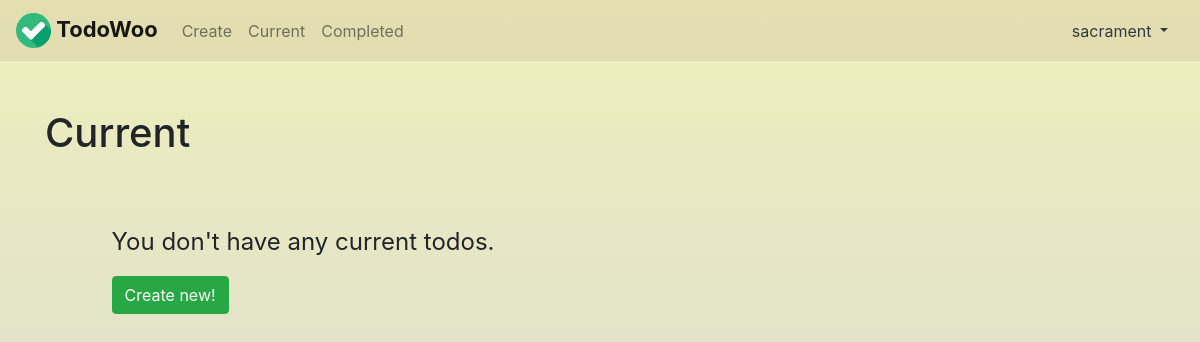
The app's page /current/ (signed in), older data.
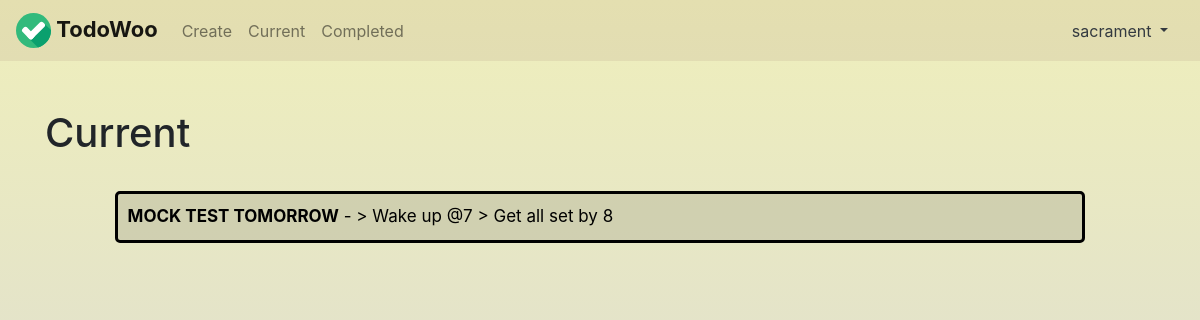
The same page, newer data.
### todo/models.py (models this page shows, shortened)
class Todo(models.Model):
    title = models.CharField(max_length=100)
    memo = models.TextField(blank=True)
    created = models.DateTimeField(auto_now_add=True)
    datecompleted = models.DateTimeField(null=True, blank=True)
    important = models.BooleanField(default=False)
    user = models.ForeignKey(User, on_delete=models.CASCADE)

### todo/views.py (the view)
# urls.py: path('current/', views.currenttodos, name='currenttodos'),
@login_required
def currenttodos(request):
    todos = Todo.objects.filter(user=request.user, datecompleted__isnull=True)
    return render(request, 'todo/currenttodos.html', {'todos':todos, 'length':todos.__len__(), 'title':'TodoWoo'})

### todo/templates/todo/currenttodos.html (shortened to what this page needs)
{% extends 'todo/base.html' %}
{% block content %}
<div class="container">
  <h1 class="todoheadings">Current</h1>
  <div class="todocontainer">
    {% if length == 0 %}
      <br><br>
      <p class="home_paragraph">You don't have any current todos.</p>
      <a href="{% url 'createtodo' %}"><button class="btn btn-md btn-success" type="button" name="button">Create new!</button></a>
    {% else %}
      {% for todo in todos %}
        {% if todo.important %}
          <a href="{% url 'viewtodo' todo.id %}">
            <div class='importanttodo'>
              <b>{{ todo.title }}</b> {% if todo.memo != '' %}- {{ todo.memo|truncatechars:50 }} {% endif %}
            </div>
          </a>
        {% else %}
          <a href="{% url 'viewtodo' todo.id %}">
            <div class="normaltodo">
              <b>{{ todo.title }}</b> {% if todo.memo != '' %}- {{ todo.memo|truncatechars:50 }} {% endif %}
            </div>
          </a>
        {% endif %}
      {% endfor %}
    {% endif %}
  </div>
</div>
{% endblock %}

### todo/templates/todo/base.html (shortened to what this page needs)
{% load static %}
<!DOCTYPE html>
<html lang="en" dir="ltr">
  <head>
    <link rel="stylesheet" href="https://maxcdn.bootstrapcdn.com/bootstrap/4.5.2/css/bootstrap.min.css">
    <link rel="stylesheet" href="{% static 'todo/master.css' %}">
  </head>
  <body>
    {% if user.is_authenticated %}
    <nav class="navbar navbar-expand-lg navbar-light nocolor">
      <a class="navbar-brand navs" href="{% url 'home' %}">
        <img src="{% static 'todo/logo.svg' %}" width="35" height="35" class="d-inline-block align-top" alt="">
        TodoWoo
      </a>
      <div class="collapse navbar-collapse" id="navbarNavDropdown">
        <ul class="navbar-nav">
          <li class="nav-item">
            <a class="nav-link" href="{% url 'createtodo' %}">Create </a>
          </li>
          <li class="nav-item">
            <a class="nav-link" href="{% url 'currenttodos' %}">Current </a>
          </li>
          <li class="nav-item">
            <a class="nav-link" href="{% url 'completedtodos' %}">Completed </a>
          </li>
        </ul>
        <div class="nav-item dropdown ml-auto">
          <a class="nav-item nav-link dropdown-toggle text-dark" href="#" id="navbarDropdownMenuLink" data-toggle="dropdown" aria-haspopup="true" aria-expanded="false">
            <span>{{ user.username }}</span>
          </a>
        </div>
      </div>
    </nav>
    {% endif %}
    <br>
    <br>
    {% block content %} {% endblock %}
  </body>
</html>

### todo/static/todo/master.css (style rules this page uses)
html, body { height: 100%; }
body { background: #EFEFBB; background: -webkit-linear-gradient(to top, #D4D3DD, #EFEFBB); background: linear-gradient(to top, #D4D3DD, #EFEFBB); }
.navs { font-size: 22px; font-weight: bold; }
.normaltodo { border: 3px solid black; color: black; padding: 10px; margin: 15px 3px; border-radius: 5px; background: rgba(0, 0, 0, 0.1); font-size: 17px; }
.todocontainer { width: 90%; padding: 1%; margin: auto; }

### todo/templates/todo/base.html (style rules this page uses)
.nocolor { background-color: rgba(129, 78, 78, 0.1); }

Row changes from the older to the newer data that the page shows:
added Todo: title "MOCK TEST TOMORROW", memo "> Wake up @7 > Get all set by 8"
Text that changed along with them:
text no longer shown: "You don't have any current todos. Create new!"
